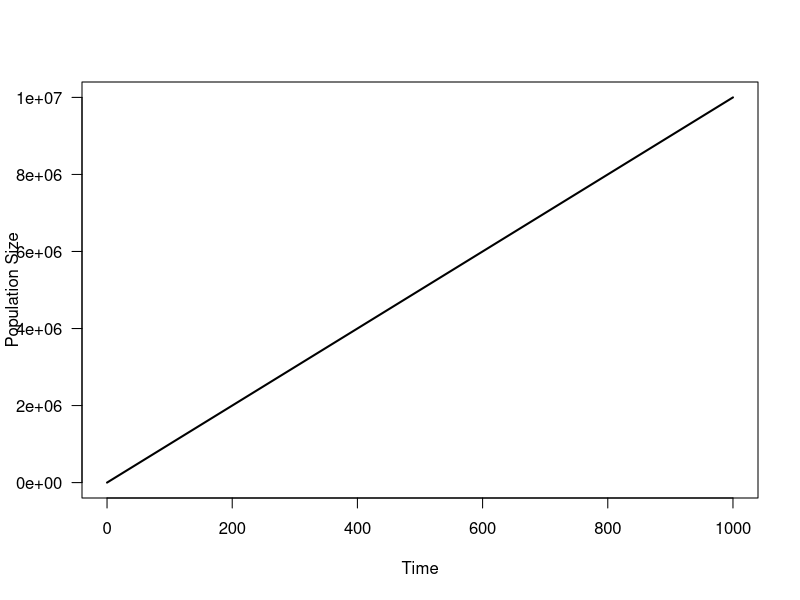
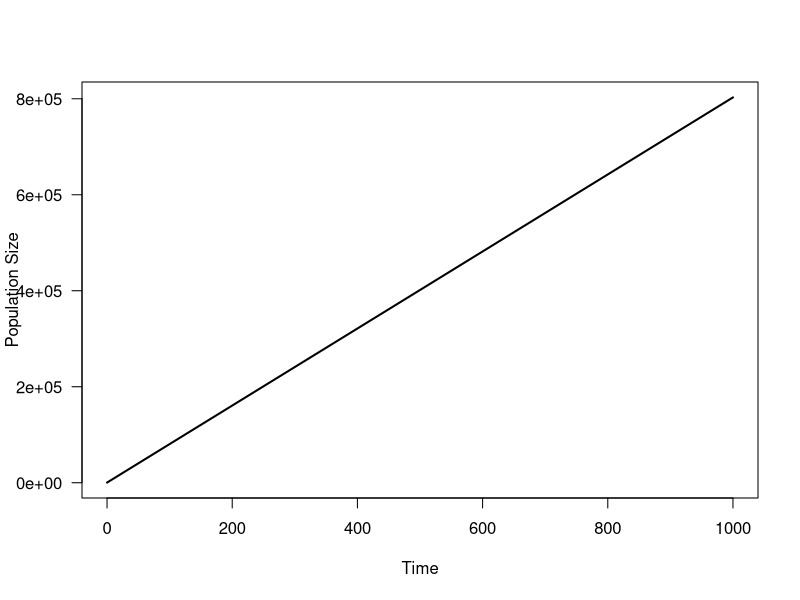

These charts were generated, in order, by the following R code:
#### Urchin Population Model 




### Parameters

r<-0.5 #reproduction rate
Ma1<- 0.01 #mortality rate
Fi<-0.4 #fishing incidental death
Fa<-0.03 #fishing
s<-0.05 # Conversion efficiency of P into D
Din<- 63.38
k<- .327 #growth rate constant
a1<-1
c<-.003482 #size-dependent consumption rate 
g<-.327

  

## delte these later 

P<-2000
D2<- 20
D3<- 20
D4<-20
D5<-20


tset1 <- seq(from=0, to=1000, length.out = 100000)
D.simu1 <- NaN*tset1; D.simu1[1] <- 5

#create holding vectors and set intital conditions 
for(i in 2:length(tset1)){
  dt <- tset1[i]-tset1[i-1]
  
  #store dummy variables
  D1 <- D.simu1[i-1]

  
  #calculate the change in resource and N and M at each timestep
  #dD <- ((r*D2*D3*D4)+ D1*exp(-(Ma1+Fi+Fa))+ s*P*c*D1*(Din*(1-exp(-k*a1)))-g*D1)*dt
  dD<-100
 
  #calcualte the total size of resource N and M
  D.simu1[i] <- D1 + dD
  

}

D.simu1

plot(tset1,D.simu1,type='l',las=1,lwd=2,ylab='Population Size',xlab='Time')



tset2 <- seq(from=0, to=1000, length.out = 100000)
D.simu2 <- NaN*tset1; D.simu2[1] <- 300

#create holding vectors and set intital conditions 
for(i in 2:length(tset2)){
  
  dt <- tset2[i]-tset2[i-1]
  
  #store dummy variables
  D1 <- D.simu2[i-1]
  
  
  #calculate the change in resource and N and M at each timestep
  dD <- (1000*exp(-.22))*dt
  
  #calcualte the total size of resource N and M
  D.simu2[i] <- D1 + dD
  
}

plot(tset2,D.simu2,type='l',las=1,lwd=2,ylab='Population Size',xlab='Time')
